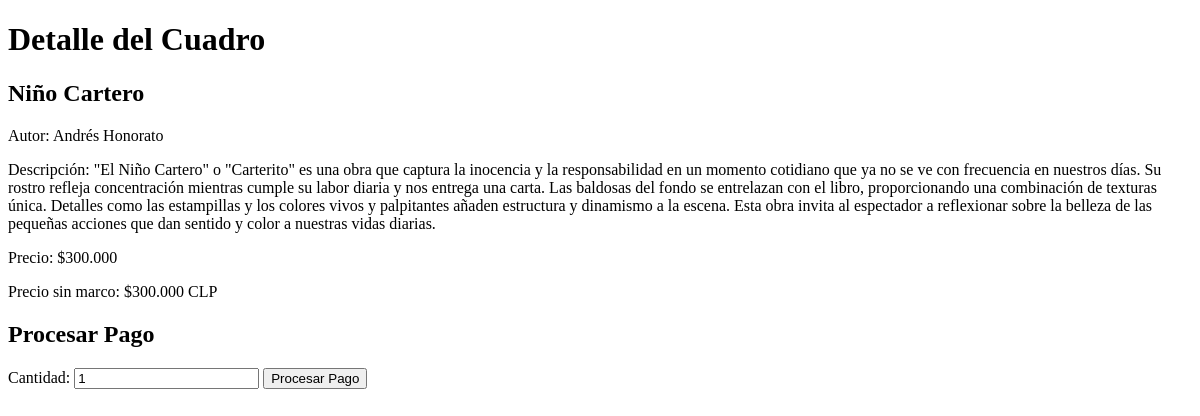
Before: /cuadro_detail/1/ with the older database file.
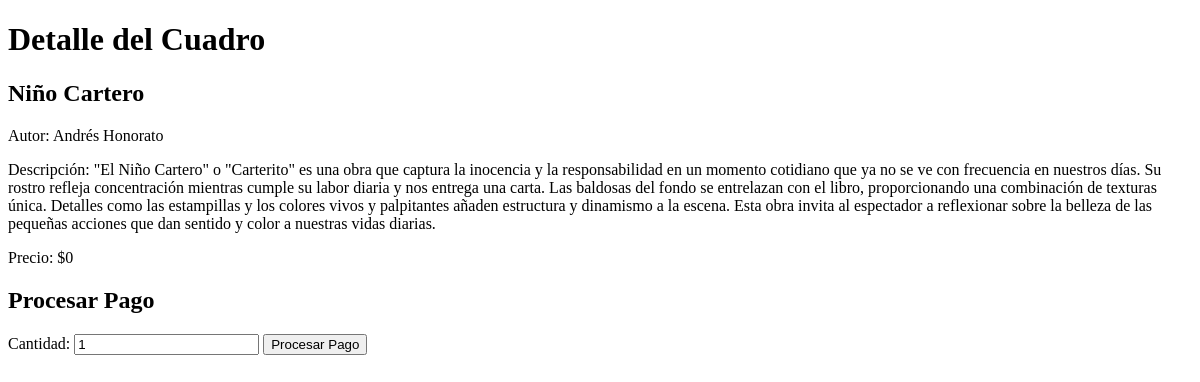
After: the same page with the newer database file.
### home/models.py (models this page shows, shortened)
class Cuadro(models.Model):
    nombre = models.CharField(max_length=200)
    autor = models.CharField(default="Andrés Honorato", max_length=200)
    coleccion = models.ForeignKey(
        Coleccion, on_delete=models.CASCADE, related_name='coleccionX', blank=True, null=True)
    tecnica = models.ForeignKey(
        Tecnica, on_delete=models.CASCADE, related_name='tecnicaX', blank=True, null=True)
    descripcion = models.TextField(blank=True)
    fecha = models.DateField()
    colores = models.CharField(max_length=200, blank=True)
    cantidad_inicial = models.PositiveIntegerField(blank=True, null=True)
    cantidad_vendida = models.PositiveIntegerField(blank=True, null=True)
    marco_sin = models.CharField(max_length=100, blank=True)
    marco_con = models.CharField(max_length=100, blank=True)
    precio_sin = models.PositiveIntegerField(blank=True, null=True)
    precio_con = models.PositiveIntegerField(blank=True, null=True)
    descuento = models.PositiveIntegerField(blank=True, null=True)
    envio1 = models.PositiveIntegerField(blank=True, null=True)
    envio2 = models.PositiveIntegerField(blank=True, null=True)
    orden = models.PositiveIntegerField(blank=True, null=True)
    vendido = models.BooleanField(default=False)
    imagen1 = models.ImageField(default='cuadros/en_preparacion.jpg', upload_to='cuadros', validators=[FileExtensionValidator(
        ['png', 'jpg', 'jpeg'])])
    imagen2 = models.ImageField(upload_to='cuadros', validators=[
                                FileExtensionValidator(['png', 'jpg', 'jpeg'])], blank=True)
    imagen3 = models.ImageField(upload_to='cuadros', validators=[
                                FileExtensionValidator(['png', 'jpg', 'jpeg'])], blank=True)
    imagen4 = models.ImageField(upload_to='cuadros', validators=[
                                FileExtensionValidator(['png', 'jpg', 'jpeg'])], blank=True)
    imagen5 = models.ImageField(upload_to='cuadros', validators=[
                                FileExtensionValidator(['png', 'jpg', 'jpeg'])], blank=True)
    imagen6 = models.ImageField(upload_to='cuadros', validators=[
                                FileExtensionValidator(['png', 'jpg', 'jpeg'])], blank=True)
    imagen7 = models.ImageField(upload_to='cuadros', validators=[
                                FileExtensionValidator(['png', 'jpg', 'jpeg'])], blank=True)
    imagen8 = models.ImageField(upload_to='cuadros', validators=[
                                FileExtensionValidator(['png', 'jpg', 'jpeg'])], blank=True)
    imagen9 = models.ImageField(upload_to='cuadros', validators=[
                                FileExtensionValidator(['png', 'jpg', 'jpeg'])], blank=True)
    creado = models.DateTimeField(auto_now_add=True)
    actulizado = models.DateTimeField(auto_now=True)
    @property
    def precio_punto_sin(self):
        if self.precio_sin is not None:
            coma = f"{self.precio_sin:,}"
            punto = coma.replace(',', '.')
            return punto
        else:
            return "Pendiente"

### home/views.py (the view)
# urls.py: path('cuadro_detail/<int:id>/', cuadro_detail, name='cuadro_detail'),
def cuadro_detail(request, id):
    cuadro = Cuadro.objects.get(id=id)
    procesar_pago_url = reverse('mercadopago:procesar_pago')
    return render(request, 'home/cuadro_detail.html', {'cuadro': cuadro, 'procesar_pago_url': procesar_pago_url})

### home/templates/home/cuadro_detail.html (shortened to what this page needs)
<!DOCTYPE html>
<html lang="es">
<head>
</head>
<body>
    <h1>Detalle del Cuadro</h1>
    <div>
        <h2>{{ cuadro.nombre }}</h2>
        <p>Autor: {{ cuadro.autor }}</p>
        <p>Descripción: {{ cuadro.descripcion }}</p>
        <p>Precio: ${{ cuadro.precio_punto_sin }}</p>
        {% if cuadro.precio_sin %}
        <p>Precio sin marco: ${{ cuadro.precio_punto_sin }} CLP</p>
        {% endif %}
    </div>
    <div>
        <h2>Procesar Pago</h2>
        <form action="{{ procesar_pago_url }}" method="post">
            <label for="cantidad">Cantidad:</label>
            <input type="number" id="cantidad" name="cantidad" min="1" value="1">
            <button type="submit">Procesar Pago</button>
        </form>
    </div>
</body>
</html>

Changed rows visible on the page:
changed Cuadro "Niño Cartero": precio_punto_sin "300.000" → "0"; precio_sin 300000 → 0 (drawn); precio_punto_sin "300.000" → (not shown)
Other visible differences:
text no longer shown: "Precio sin marco: $ CLP"
